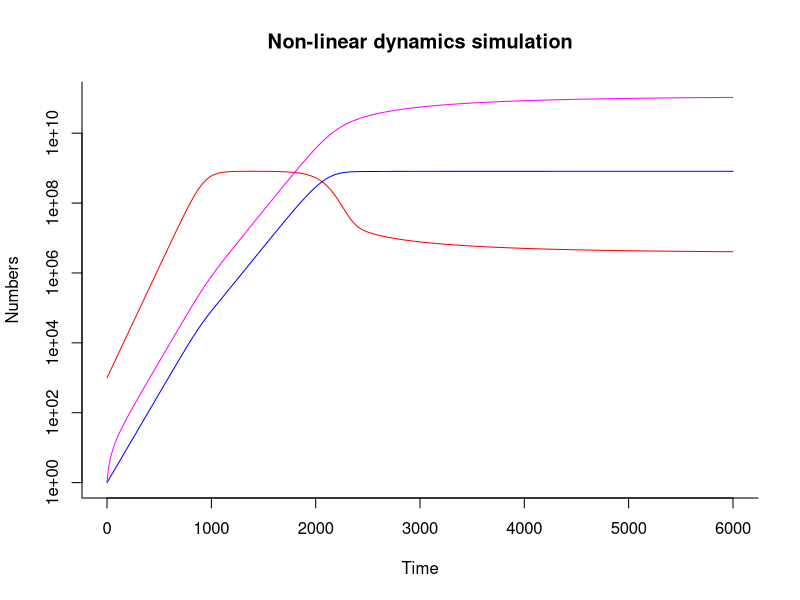

This figure's R source:
## ---- chunk 1
pastvalue=function(dyno,lag){

tinc=0.01
bfl=3000

maxlag=(bfl-1)*tinc
p=0

if(lag>maxlag){
if(p==bfl) midpnt=1 else midpnt=p+1
past=hisy[midpnt,dyno]}

else

{
dispnt=floor((lag/tinc)+0.5)
disp=(dispnt*tinc-lag)/tinc

A=0.5*disp*(disp-1)
B=(1-disp^2)
C=0.5*disp*(disp+1)

if (dispnt>p) midpnt=p+dispnt else midpnt=bfl+p-dispnt

if(midpnt==1) leftpnt=bfl else leftpnt=midpnt-1

if(midpnt==bfl) rightpnt=1 else rightpnt=midpnt+1

R=hisy[rightpnt,dyno]
L=hisy[leftpnt,dyno]
M=hisy[midpnt,dyno]

past=A*L+B*M+C*R
}

past}
## ---- chunk 2
nvar=3

r=0.0179
ri=0.0179
K=10^9
c=3.3*10^-3
beta=10^-12
alpha=1.67*10^-2
gamma=50
muv=7.4*10^-4
bee=1.02*10^-1
om=0.16

y=array(dim=(nvar))

derivs<-function(x,y){
  yx[1]=-beta*y[1]*y[3]-c*y[1]+r*y[1]*(1-(y[1]+y[2])/K)+om*ri*y[2]*(1-(y[1]+y[2])/K)
  yx[2]=beta*y[1]*y[3]-(c*y[2])+((1-om)*ri*y[2]*(1-(y[1]+y[2])/K))
  yx[3]=bee*y[2]-muv*y[3]
  yx

}

## ---- chunk 3
y[1]=10^3
y[2]=1
y[3]=1

obs=600000
buflen=3000
v=0.0
h=0.01

yt=array(1:nvar)
dyt=array(1:nvar)
dym=array(1:nvar)
yout=array(1:nvar)
yx=array(1:nvar)
eqn=array(1:nvar)

hisy=array(0,dim=c(buflen,nvar))
tmp=array(0,dim=c(buflen,nvar))
## ---- chunk 4

rk4=function(dydx,y,t,n){
for(jj in	1:n)
	yt[jj]=y[jj]+dydx[jj]*h/2
	dyt=derivs(t+h/2,yt)
for(jj in 1:n)
	yt[jj]=y[jj]+h/2*dyt[jj]
	dym=derivs(t+h/2,yt)
for(jj in 1:n)
	yt[jj]=y[jj]+h*dym[jj]
	dym=dyt+dym
	dyt=derivs(t+h,yt)
for(jj in 1:n)
	yout[jj]=y[jj]+(h/6)*(dydx[jj]+dyt[jj]+2*dym[jj])
	yout
}

## ---- chunk 5
t1=array(1:obs)
x1=array(dim=c(obs,nvar))

for(i in 1:obs){
	eqn=derivs(v,y)
	y=rk4(eqn,y,v,nvar)

	v=v+h
	x1[i,]=y
	t1[i]=v}

range(x1[,1])
range(x1[,2])
range(x1[,3])
tail(x1, 1)

plot(seq(0, max(t1), length = 10),
     seq(1, max(pmax(x1, 1)), length = 10),
     bty = "l", xlab = "Time", ylab = "Numbers",
     main = "Non-linear dynamics simulation",
     type = "n", log = "y")

lines(t1, pmax(x1[,1], 1), col = "red")
lines(t1, pmax(x1[,2], 1), col = "blue")
lines(t1, pmax(x1[,3], 1), col = "magenta")
